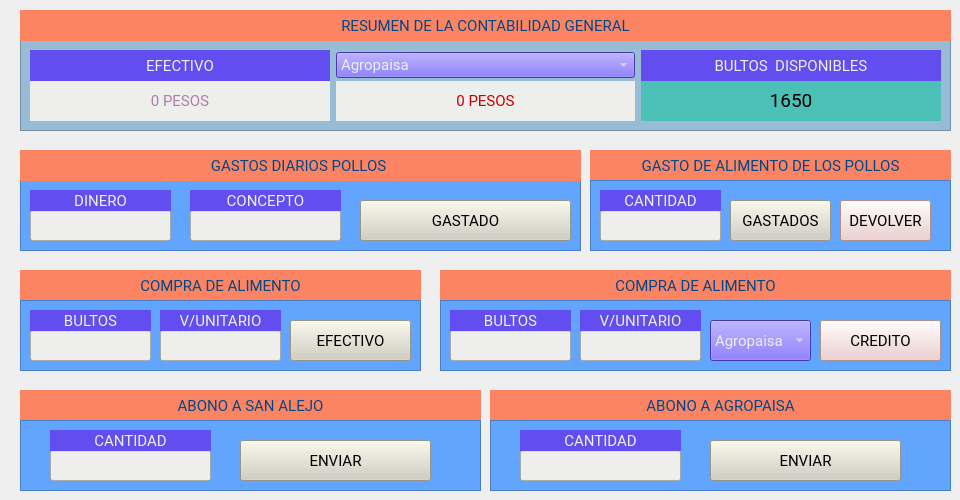
    <widget class="QWidget" name="alimento_pollos">
     <attribute name="title">
      <string>ALIMENTO POLLOS</string>
     </attribute>
     <widget class="QLabel" name="cantidad_cupo_24">
      <property name="geometry">
       <rect>
        <x>590</x>
        <y>150</y>
        <width>361</width>
        <height>31</height>
       </rect>
      </property>
      <property name="font">
       <font>
        <family>Roboto</family>
        <pointsize>11</pointsize>
        <weight>50</weight>
        <italic>false</italic>
        <bold>false</bold>
       </font>
      </property>
      <property name="styleSheet">
       <string notr="true">background-color: rgb(252, 132, 98);
color: rgb(1, 72, 138);
font: 11pt &quot;Roboto&quot;;</string>
      </property>
      <property name="text">
       <string>GASTO DE ALIMENTO DE LOS POLLOS</string>
      </property>
      <property name="alignment">
       <set>Qt::AlignCenter</set>
      </property>
     </widget>
     <widget class="QFrame" name="frame_29">
      <property name="geometry">
       <rect>
        <x>590</x>
        <y>180</y>
        <width>361</width>
        <height>71</height>
       </rect>
      </property>
      <property name="styleSheet">
       <string notr="true">background-color: rgb(97, 165, 255);</string>
      </property>
      <property name="frameShape">
       <enum>QFrame::StyledPanel</enum>
      </property>
      <property name="frameShadow">
       <enum>QFrame::Raised</enum>
      </property>
      <widget class="QPushButton" name="boton_gastar_alimento_4">
       <property name="geometry">
        <rect>
         <x>140</x>
         <y>20</y>
         <width>101</width>
         <height>41</height>
        </rect>
       </property>
       <property name="font">
        <font>
         <family>Roboto</family>
         <pointsize>11</pointsize>
         <weight>50</weight>
         <italic>false</italic>
         <bold>false</bold>
        </font>
       </property>
       <property name="styleSheet">
        <string notr="true">background-color: rgb(209, 207, 192);</string>
       </property>
       <property name="text">
        <string>GASTADOS</string>
       </property>
      </widget>
      <widget class="QLineEdit" name="cantidad_alimento_dado_4">
       <property name="geometry">
        <rect>
         <x>10</x>
         <y>30</y>
         <width>121</width>
         <height>31</height>
        </rect>
       </property>
       <property name="styleSheet">
        <string notr="true">background-color: rgb(238, 238, 236);</string>
       </property>
      </widget>
      <widget class="QLabel" name="label_55">
       <property name="geometry">
        <rect>
         <x>10</x>
         <y>10</y>
         <width>121</width>
         <height>21</height>
        </rect>
       </property>
       <property name="font">
        <font>
         <family>Roboto</family>
         <pointsize>11</pointsize>
         <weight>50</weight>
         <italic>false</italic>
         <bold>false</bold>
        </font>
       </property>
       <property name="styleSheet">
        <string notr="true">Afont: 11pt &quot;Roboto&quot;;
color: rgb(238, 238, 236);
background-color: rgb(98, 77, 240);</string>
       </property>
       <property name="text">
        <string>CANTIDAD</string>
       </property>
       <property name="alignment">
        <set>Qt::AlignCenter</set>
       </property>
      </widget>
      <widget class="QPushButton" name="boton_devolver_alimento_3">
       <property name="geometry">
        <rect>
         <x>250</x>
         <y>20</y>
         <width>91</width>
         <height>41</height>
        </rect>
       </property>
       <property name="font">
        <font>
         <family>Roboto</family>
         <pointsize>11</pointsize>
         <weight>50</weight>
         <italic>false</italic>
         <bold>false</bold>
        </font>
       </property>
       <property name="styleSheet">
        <string notr="true">font: 11pt &quot;Roboto&quot;;
color: rgb(0, 0, 0);
background-color: rgb(236, 201, 199);</string>
       </property>
       <property name="text">
        <string>DEVOLVER</string>
       </property>
      </widget>
     </widget>
     <widget class="QLabel" name="cantidad_cupo_12">
      <property name="geometry">
       <rect>
        <x>20</x>
        <y>390</y>
        <width>461</width>
        <height>31</height>
       </rect>
      </property>
      <property name="font">
       <font>
        <family>Roboto</family>
        <pointsize>11</pointsize>
        <weight>50</weight>
        <italic>false</italic>
        <bold>false</bold>
       </font>
      </property>
      <property name="styleSheet">
       <string notr="true">background-color: rgb(252, 132, 98);
color: rgb(1, 72, 138);
font: 11pt &quot;Roboto&quot;;</string>
      </property>
      <property name="text">
       <string>ABONO A SAN ALEJO</string>
      </property>
      <property name="alignment">
       <set>Qt::AlignCenter</set>
      </property>
     </widget>
     <widget class="QFrame" name="frame_17">
      <property name="geometry">
       <rect>
        <x>20</x>
        <y>420</y>
        <width>461</width>
        <height>71</height>
       </rect>
      </property>
      <property name="styleSheet">
       <string notr="true">background-color: rgb(97, 165, 255);</string>
      </property>
      <property name="frameShape">
       <enum>QFrame::StyledPanel</enum>
      </property>
      <property name="frameShadow">
       <enum>QFrame::Raised</enum>
      </property>
      <widget class="QLineEdit" name="precio_empaque_venta_3">
       <property name="geometry">
        <rect>
         <x>30</x>
         <y>30</y>
         <width>161</width>
         <height>31</height>
        </rect>
       </property>
       <property name="styleSheet">
        <string notr="true">background-color: rgb(238, 238, 236);</string>
       </property>
      </widget>
      <widget class="QLabel" name="titulo_precio_7">
       <property name="geometry">
        <rect>
         <x>30</x>
         <y>10</y>
         <width>161</width>
         <height>21</height>
        </rect>
       </property>
       <property name="font">
        <font>
         <family>Roboto</family>
         <pointsize>11</pointsize>
         <weight>50</weight>
         <italic>false</italic>
         <bold>false</bold>
        </font>
       </property>
       <property name="styleSheet">
        <string notr="true">font: 11pt &quot;Roboto&quot;;
color: rgb(238, 238, 236);
background-color: rgb(98, 77, 240);</string>
       </property>
       <property name="text">
        <string>CANTIDAD</string>
       </property>
       <property name="alignment">
        <set>Qt::AlignCenter</set>
       </property>
      </widget>
      <widget class="QPushButton" name="boton_vender_empaques_3">
       <property name="geometry">
        <rect>
         <x>220</x>
         <y>20</y>
         <width>191</width>
         <height>41</height>
        </rect>
       </property>
       <property name="font">
        <font>
         <family>Roboto</family>
         <pointsize>11</pointsize>
         <weight>50</weight>
         <italic>false</italic>
         <bold>false</bold>
        </font>
       </property>
       <property name="styleSheet">
        <string notr="true">background-color: rgb(209, 207, 192);</string>
       </property>
       <property name="text">
        <string>ENVIAR</string>
       </property>
      </widget>
     </widget>
     <widget class="QFrame" name="frame_24">
      <property name="geometry">
       <rect>
        <x>20</x>
        <y>40</y>
        <width>931</width>
        <height>91</height>
       </rect>
      </property>
      <property name="font">
       <font>
        <family>Roboto</family>
        <pointsize>11</pointsize>
        <weight>50</weight>
        <italic>false</italic>
        <bold>false</bold>
       </font>
      </property>
      <property name="styleSheet">
       <string notr="true">background-color: rgb(152, 187, 214);</string>
      </property>
      <property name="frameShape">
       <enum>QFrame::StyledPanel</enum>
      </property>
      <property name="frameShadow">
       <enum>QFrame::Raised</enum>
      </property>
      <widget class="QWidget" name="layoutWidget_27">
       <property name="geometry">
        <rect>
         <x>10</x>
         <y>40</y>
         <width>911</width>
         <height>41</height>
        </rect>
       </property>
       <layout class="QHBoxLayout" name="horizontalLayout_27">
        <item>
         <widget class="QLabel" name="valor_saldo_limon_9">
          <property name="font">
           <font>
            <family>Roboto</family>
            <pointsize>11</pointsize>
            <weight>50</weight>
            <italic>false</italic>
            <bold>false</bold>
           </font>
          </property>
          <property name="styleSheet">
           <string notr="true">background-color: rgb(238, 238, 236);
color: rgb(173, 127, 168)</string>
          </property>
          <property name="text">
           <string>0 PESOS</string>
          </property>
          <property name="alignment">
           <set>Qt::AlignCenter</set>
          </property>
         </widget>
        </item>
        <item>
         <widget class="QLabel" name="valor_egreso_limon_9">
          <property name="font">
           <font>
            <family>Roboto</family>
            <pointsize>11</pointsize>
            <weight>50</weight>
            <italic>false</italic>
            <bold>false</bold>
           </font>
          </property>
          <property name="styleSheet">
           <string notr="true">background-color: rgb(238, 238, 236);
color: rgb(204, 0, 0);</string>
          </property>
          <property name="text">
           <string>0 PESOS</string>
          </property>
          <property name="alignment">
           <set>Qt::AlignCenter</set>
          </property>
         </widget>
        </item>
        <item>
         <widget class="QLabel" name="bultos_gallinas_dis_3">
          <property name="font">
           <font>
            <family>Roboto</family>
            <pointsize>14</pointsize>
            <weight>50</weight>
            <italic>false</italic>
            <bold>false</bold>
           </font>
          </property>
          <property name="styleSheet">
           <string notr="true">font:14pt &quot;Roboto&quot;;
color: rgb(0, 0, 0);
background-color: rgb(76, 192, 182);</string>
          </property>
          <property name="text">
           <string>1650</string>
          </property>
          <property name="alignment">
           <set>Qt::AlignCenter</set>
          </property>
         </widget>
        </item>
       </layout>
      </widget>
      <widget class="QWidget" name="layoutWidget_29">
       <property name="geometry">
        <rect>
         <x>10</x>
         <y>10</y>
         <width>911</width>
         <height>31</height>
        </rect>
       </property>
       <layout class="QHBoxLayout" name="horizontalLayout_29">
        <item>
         <widget class="QLabel" name="label_173">
          <property name="font">
           <font>
            <family>Roboto</family>
            <pointsize>11</pointsize>
            <weight>50</weight>
            <italic>false</italic>
            <bold>false</bold>
           </font>
          </property>
          <property name="styleSheet">
           <string notr="true">font: 11pt &quot;Roboto&quot;;
color: rgb(238, 238, 236);
background-color: rgb(98, 77, 240);</string>
          </property>
          <property name="text">
           <string>EFECTIVO</string>
          </property>
          <property name="alignment">
           <set>Qt::AlignCenter</set>
          </property>
         </widget>
        </item>
        <item>
         <widget class="QComboBox" name="tipo_produccion_14">
          <property name="font">
           <font>
            <family>Roboto</family>
            <pointsize>11</pointsize>
            <weight>50</weight>
            <italic>false</italic>
            <bold>false</bold>
           </font>
          </property>
          <property name="styleSheet">
           <string notr="true">Afont: 11pt &quot;Roboto&quot;;
color: rgb(238, 238, 236);
background-color: rgb(98, 77, 240);</string>
          </property>
          <item>
           <property name="text">
            <string>Agropaisa</string>
           </property>
          </item>
          <item>
           <property name="text">
            <string>San alejo</string>
           </property>
          </item>
         </widget>
        </item>
        <item>
         <widget class="QLabel" name="cantidad_cupo_23">
          <property name="font">
           <font>
            <family>Roboto</family>
            <pointsize>11</pointsize>
            <weight>50</weight>
            <italic>false</italic>
            <bold>false</bold>
           </font>
          </property>
          <property name="styleSheet">
           <string notr="true">Afont: 11pt &quot;Roboto&quot;;
color: rgb(238, 238, 236);
background-color: rgb(98, 77, 240);</string>
          </property>
          <property name="text">
           <string>BULTOS  DISPONIBLES</string>
          </property>
          <property name="alignment">
           <set>Qt::AlignCenter</set>
          </property>
         </widget>
        </item>
       </layout>
      </widget>
     </widget>
     <widget class="QLabel" name="label_175">
      <property name="geometry">
       <rect>
        <x>20</x>
        <y>10</y>
        <width>931</width>
        <height>31</height>
       </rect>
      </property>
      <property name="font">
       <font>
        <family>Roboto</family>
        <pointsize>11</pointsize>
        <weight>50</weight>
        <italic>false</italic>
        <bold>false</bold>
       </font>
      </property>
      <property name="styleSheet">
       <string notr="true">background-color: rgb(252, 132, 98);
color: rgb(1, 72, 138);
font: 11pt &quot;Roboto&quot;;</string>
      </property>
      <property name="text">
       <string>RESUMEN DE LA CONTABILIDAD GENERAL</string>
      </property>
      <property name="alignment">
       <set>Qt::AlignCenter</set>
      </property>
     </widget>
     <widget class="QFrame" name="frame_59">
      <property name="geometry">
       <rect>
        <x>20</x>
        <y>180</y>
        <width>561</width>
        <height>71</height>
       </rect>
      </property>
      <property name="styleSheet">
       <string notr="true">background-color: rgb(97, 165, 255);</string>
      </property>
      <property name="frameShape">
       <enum>QFrame::StyledPanel</enum>
      </property>
      <property name="frameShadow">
       <enum>QFrame::Raised</enum>
      </property>
      <widget class="QLineEdit" name="concepto_compra_pollos_3">
       <property name="geometry">
        <rect>
         <x>170</x>
         <y>30</y>
         <width>151</width>
         <height>31</height>
        </rect>
       </property>
       <property name="styleSheet">
        <string notr="true">background-color: rgb(238, 238, 236);</string>
       </property>
      </widget>
      <widget class="QLabel" name="label_122">
       <property name="geometry">
        <rect>
         <x>170</x>
         <y>10</y>
         <width>151</width>
         <height>21</height>
        </rect>
       </property>
       <property name="font">
        <font>
         <family>Roboto</family>
         <pointsize>11</pointsize>
         <weight>50</weight>
         <italic>false</italic>
         <bold>false</bold>
        </font>
       </property>
       <property name="styleSheet">
        <string notr="true">font: 11pt &quot;Roboto&quot;;
color: rgb(238, 238, 236);
background-color: rgb(98, 77, 240);</string>
       </property>
       <property name="text">
        <string>CONCEPTO</string>
       </property>
       <property name="alignment">
        <set>Qt::AlignCenter</set>
       </property>
      </widget>
      <widget class="QLineEdit" name="cantidad_gastado_pollos_3">
       <property name="geometry">
        <rect>
         <x>10</x>
         <y>30</y>
         <width>141</width>
         <height>31</height>
        </rect>
       </property>
       <property name="styleSheet">
        <string notr="true">background-color: rgb(238, 238, 236);</string>
       </property>
      </widget>
      <widget class="QLabel" name="label_123">
       <property name="geometry">
        <rect>
         <x>10</x>
         <y>10</y>
         <width>141</width>
         <height>21</height>
        </rect>
       </property>
       <property name="font">
        <font>
         <family>Roboto</family>
         <pointsize>11</pointsize>
         <weight>50</weight>
         <italic>false</italic>
         <bold>false</bold>
        </font>
       </property>
       <property name="styleSheet">
        <string notr="true">font: 11pt &quot;Roboto&quot;;
color: rgb(238, 238, 236);
background-color: rgb(98, 77, 240);</string>
       </property>
       <property name="text">
        <string>DINERO</string>
       </property>
       <property name="alignment">
        <set>Qt::AlignCenter</set>
       </property>
      </widget>
      <widget class="QPushButton" name="boton_gastar_pollos_5">
       <property name="geometry">
        <rect>
         <x>340</x>
         <y>20</y>
         <width>211</width>
         <height>41</height>
        </rect>
       </property>
       <property name="font">
        <font>
         <family>Roboto</family>
         <pointsize>11</pointsize>
         <weight>50</weight>
         <italic>false</italic>
         <bold>false</bold>
        </font>
       </property>
       <property name="styleSheet">
        <string notr="true">background-color: rgb(209, 207, 192);</string>
       </property>
       <property name="text">
        <string>GASTADO</string>
       </property>
      </widget>
     </widget>
     <widget class="QLabel" name="cantidad_cupo_21">
      <property name="geometry">
       <rect>
        <x>20</x>
        <y>150</y>
        <width>561</width>
        <height>31</height>
       </rect>
      </property>
      <property name="font">
       <font>
        <family>Roboto</family>
        <pointsize>11</pointsize>
        <weight>50</weight>
        <italic>false</italic>
        <bold>false</bold>
       </font>
      </property>
      <property name="styleSheet">
       <string notr="true">background-color: rgb(252, 132, 98);
color: rgb(1, 72, 138);
font: 11pt &quot;Roboto&quot;;
</string>
      </property>
      <property name="text">
       <string>GASTOS DIARIOS POLLOS </string>
      </property>
      <property name="alignment">
       <set>Qt::AlignCenter</set>
      </property>
     </widget>
     <widget class="QLabel" name="cantidad_cupo_49">
      <property name="geometry">
       <rect>
        <x>440</x>
        <y>270</y>
        <width>511</width>
        <height>31</height>
       </rect>
      </property>
      <property name="font">
       <font>
        <family>Roboto</family>
        <pointsize>11</pointsize>
        <weight>50</weight>
        <italic>false</italic>
        <bold>false</bold>
       </font>
      </property>
      <property name="styleSheet">
       <string notr="true">background-color: rgb(252, 132, 98);
color: rgb(1, 72, 138);
font: 11pt &quot;Roboto&quot;;</string>
      </property>
      <property name="text">
       <string>COMPRA DE ALIMENTO</string>
      </property>
      <property name="alignment">
       <set>Qt::AlignCenter</set>
      </property>
     </widget>
     <widget class="QLabel" name="cantidad_cupo_50">
      <property name="geometry">
       <rect>
        <x>20</x>
        <y>270</y>
        <width>401</width>
        <height>31</height>
       </rect>
      </property>
      <property name="font">
       <font>
        <family>Roboto</family>
        <pointsize>11</pointsize>
        <weight>50</weight>
        <italic>false</italic>
        <bold>false</bold>
       </font>
      </property>
      <property name="styleSheet">
       <string notr="true">background-color: rgb(252, 132, 98);
color: rgb(1, 72, 138);
font: 11pt &quot;Roboto&quot;;</string>
      </property>
      <property name="text">
       <string>COMPRA DE ALIMENTO</string>
      </property>
      <property name="alignment">
       <set>Qt::AlignCenter</set>
      </property>
     </widget>
     <widget class="QFrame" name="frame_69">
      <property name="geometry">
       <rect>
        <x>440</x>
        <y>300</y>
        <width>511</width>
        <height>71</height>
       </rect>
      </property>
      <property name="styleSheet">
       <string notr="true">background-color: rgb(97, 165, 255);</string>
      </property>
      <property name="frameShape">
       <enum>QFrame::StyledPanel</enum>
      </property>
      <property name="frameShadow">
       <enum>QFrame::Raised</enum>
      </property>
      <widget class="QLineEdit" name="cantidad_bultos_adquirir_6">
       <property name="geometry">
        <rect>
         <x>10</x>
         <y>30</y>
         <width>121</width>
         <height>31</height>
        </rect>
       </property>
       <property name="styleSheet">
        <string notr="true">background-color: rgb(238, 238, 236);</string>
       </property>
      </widget>
      <widget class="QLineEdit" name="precio_adquisicion_costal_6">
       <property name="geometry">
        <rect>
         <x>140</x>
         <y>30</y>
         <width>121</width>
         <height>31</height>
        </rect>
       </property>
       <property name="styleSheet">
        <string notr="true">background-color: rgb(238, 238, 236);</string>
       </property>
      </widget>
      <widget class="QLabel" name="titulo_bultos_8">
       <property name="geometry">
        <rect>
         <x>10</x>
         <y>10</y>
         <width>121</width>
         <height>21</height>
        </rect>
       </property>
       <property name="font">
        <font>
         <family>Roboto</family>
         <pointsize>11</pointsize>
         <weight>50</weight>
         <italic>false</italic>
         <bold>false</bold>
        </font>
       </property>
       <property name="styleSheet">
        <string notr="true">font: 11pt &quot;Roboto&quot;;
color: rgb(238, 238, 236);
background-color: rgb(98, 77, 240);</string>
       </property>
       <property name="text">
        <string>BULTOS</string>
       </property>
       <property name="alignment">
        <set>Qt::AlignCenter</set>
       </property>
      </widget>
      <widget class="QLabel" name="titulo_precio_12">
       <property name="geometry">
        <rect>
         <x>140</x>
         <y>10</y>
         <width>121</width>
         <height>21</height>
        </rect>
       </property>
       <property name="font">
        <font>
         <family>Roboto</family>
         <pointsize>11</pointsize>
         <weight>50</weight>
         <italic>false</italic>
         <bold>false</bold>
        </font>
       </property>
       <property name="styleSheet">
        <string notr="true">font: 11pt &quot;Roboto&quot;;
color: rgb(238, 238, 236);
background-color: rgb(98, 77, 240);</string>
       </property>
       <property name="text">
        <string>V/UNITARIO</string>
       </property>
       <property name="alignment">
        <set>Qt::AlignCenter</set>
       </property>
      </widget>
      <widget class="QPushButton" name="boton_fiar_costales_4">
       <property name="geometry">
        <rect>
         <x>380</x>
         <y>20</y>
         <width>121</width>
         <height>41</height>
        </rect>
       </property>
       <property name="font">
        <font>
         <family>Roboto</family>
         <pointsize>11</pointsize>
         <weight>50</weight>
         <italic>false</italic>
         <bold>false</bold>
        </font>
       </property>
       <property name="styleSheet">
        <string notr="true">background-color: rgb(236, 201, 199);</string>
       </property>
       <property name="text">
        <string>CREDITO</string>
       </property>
      </widget>
      <widget class="QComboBox" name="tipo_produccion_13">
       <property name="geometry">
        <rect>
         <x>270</x>
         <y>20</y>
         <width>101</width>
         <height>41</height>
        </rect>
       </property>
       <property name="font">
        <font>
         <family>Roboto</family>
         <pointsize>11</pointsize>
         <weight>50</weight>
         <italic>false</italic>
         <bold>false</bold>
        </font>
       </property>
       <property name="styleSheet">
        <string notr="true">Afont: 11pt &quot;Roboto&quot;;
color: rgb(238, 238, 236);
background-color: rgb(98, 77, 240);</string>
       </property>
       <item>
        <property name="text">
         <string>Agropaisa</string>
        </property>
       </item>
       <item>
        <property name="text">
         <string>San alejo</string>
        </property>
       </item>
      </widget>
     </widget>
     <widget class="QFrame" name="frame_70">
      <property name="geometry">
       <rect>
        <x>20</x>
        <y>300</y>
        <width>401</width>
        <height>71</height>
       </rect>
      </property>
      <property name="styleSheet">
       <string notr="true">background-color: rgb(97, 165, 255);</string>
      </property>
      <property name="frameShape">
       <enum>QFrame::StyledPanel</enum>
      </property>
      <property name="frameShadow">
       <enum>QFrame::Raised</enum>
      </property>
      <widget class="QPushButton" name="boton_comprar_alimento_4">
       <property name="geometry">
        <rect>
         <x>270</x>
         <y>20</y>
         <width>121</width>
         <height>41</height>
        </rect>
       </property>
       <property name="font">
        <font>
         <family>Roboto</family>
         <pointsize>11</pointsize>
         <weight>50</weight>
         <italic>false</italic>
         <bold>false</bold>
        </font>
       </property>
       <property name="styleSheet">
        <string notr="true">background-color: rgb(209, 207, 192);</string>
       </property>
       <property name="text">
        <string>EFECTIVO</string>
       </property>
      </widget>
      <widget class="QLineEdit" name="cantidad_bultos_adquirir_7">
       <property name="geometry">
        <rect>
         <x>10</x>
         <y>30</y>
         <width>121</width>
         <height>31</height>
        </rect>
       </property>
       <property name="styleSheet">
        <string notr="true">background-color: rgb(238, 238, 236);</string>
       </property>
      </widget>
      <widget class="QLineEdit" name="precio_adquisicion_costal_7">
       <property name="geometry">
        <rect>
         <x>140</x>
         <y>30</y>
         <width>121</width>
         <height>31</height>
        </rect>
       </property>
       <property name="styleSheet">
        <string notr="true">background-color: rgb(238, 238, 236);</string>
       </property>
      </widget>
      <widget class="QLabel" name="titulo_bultos_9">
       <property name="geometry">
        <rect>
         <x>10</x>
         <y>10</y>
         <width>121</width>
         <height>21</height>
        </rect>
       </property>
       <property name="font">
        <font>
         <family>Roboto</family>
         <pointsize>11</pointsize>
         <weight>50</weight>
         <italic>false</italic>
         <bold>false</bold>
        </font>
       </property>
       <property name="styleSheet">
        <string notr="true">font: 11pt &quot;Roboto&quot;;
color: rgb(238, 238, 236);
background-color: rgb(98, 77, 240);</string>
       </property>
       <property name="text">
        <string>BULTOS</string>
       </property>
       <property name="alignment">
        <set>Qt::AlignCenter</set>
       </property>
      </widget>
      <widget class="QLabel" name="titulo_precio_13">
       <property name="geometry">
        <rect>
         <x>140</x>
         <y>10</y>
         <width>121</width>
         <height>21</height>
        </rect>
       </property>
       <property name="font">
        <font>
         <family>Roboto</family>
         <pointsize>11</pointsize>
         <weight>50</weight>
         <italic>false</italic>
         <bold>false</bold>
        </font>
       </property>
       <property name="styleSheet">
        <string notr="true">font: 11pt &quot;Roboto&quot;;
color: rgb(238, 238, 236);
background-color: rgb(98, 77, 240);</string>
       </property>
       <property name="text">
        <string>V/UNITARIO</string>
       </property>
       <property name="alignment">
        <set>Qt::AlignCenter</set>
       </property>
      </widget>
     </widget>
     <widget class="QLabel" name="cantidad_cupo_51">
      <property name="geometry">
       <rect>
        <x>490</x>
        <y>390</y>
        <width>461</width>
        <height>31</height>
       </rect>
      </property>
      <property name="font">
       <font>
        <family>Roboto</family>
        <pointsize>11</pointsize>
        <weight>50</weight>
        <italic>false</italic>
        <bold>false</bold>
       </font>
      </property>
      <property name="styleSheet">
       <string notr="true">background-color: rgb(252, 132, 98);
color: rgb(1, 72, 138);
font: 11pt &quot;Roboto&quot;;</string>
      </property>
      <property name="text">
       <string>ABONO A AGROPAISA</string>
      </property>
      <property name="alignment">
       <set>Qt::AlignCenter</set>
      </property>
     </widget>
     <widget class="QFrame" name="frame_71">
      <property name="geometry">
       <rect>
        <x>490</x>
        <y>420</y>
        <width>461</width>
        <height>71</height>
       </rect>
      </property>
      <property name="styleSheet">
       <string notr="true">background-color: rgb(97, 165, 255);</string>
      </property>
      <property name="frameShape">
       <enum>QFrame::StyledPanel</enum>
      </property>
      <property name="frameShadow">
       <enum>QFrame::Raised</enum>
      </property>
      <widget class="QLineEdit" name="precio_empaque_venta_8">
       <property name="geometry">
        <rect>
         <x>30</x>
         <y>30</y>
         <width>161</width>
         <height>31</height>
        </rect>
       </property>
       <property name="styleSheet">
        <string notr="true">background-color: rgb(238, 238, 236);</string>
       </property>
      </widget>
      <widget class="QLabel" name="titulo_precio_15">
       <property name="geometry">
        <rect>
         <x>30</x>
         <y>10</y>
         <width>161</width>
         <height>21</height>
        </rect>
       </property>
       <property name="font">
        <font>
         <family>Roboto</family>
         <pointsize>11</pointsize>
         <weight>50</weight>
         <italic>false</italic>
         <bold>false</bold>
        </font>
       </property>
       <property name="styleSheet">
        <string notr="true">font: 11pt &quot;Roboto&quot;;
color: rgb(238, 238, 236);
background-color: rgb(98, 77, 240);</string>
       </property>
       <property name="text">
        <string>CANTIDAD</string>
       </property>
       <property name="alignment">
        <set>Qt::AlignCenter</set>
       </property>
      </widget>
      <widget class="QPushButton" name="boton_vender_empaques_8">
       <property name="geometry">
        <rect>
         <x>220</x>
         <y>20</y>
         <width>191</width>
         <height>41</height>
        </rect>
       </property>
       <property name="font">
        <font>
         <family>Roboto</family>
         <pointsize>11</pointsize>
         <weight>50</weight>
         <italic>false</italic>
         <bold>false</bold>
        </font>
       </property>
       <property name="styleSheet">
        <string notr="true">background-color: rgb(209, 207, 192);</string>
       </property>
       <property name="text">
        <string>ENVIAR</string>
       </property>
      </widget>
     </widget>
    </widget>
